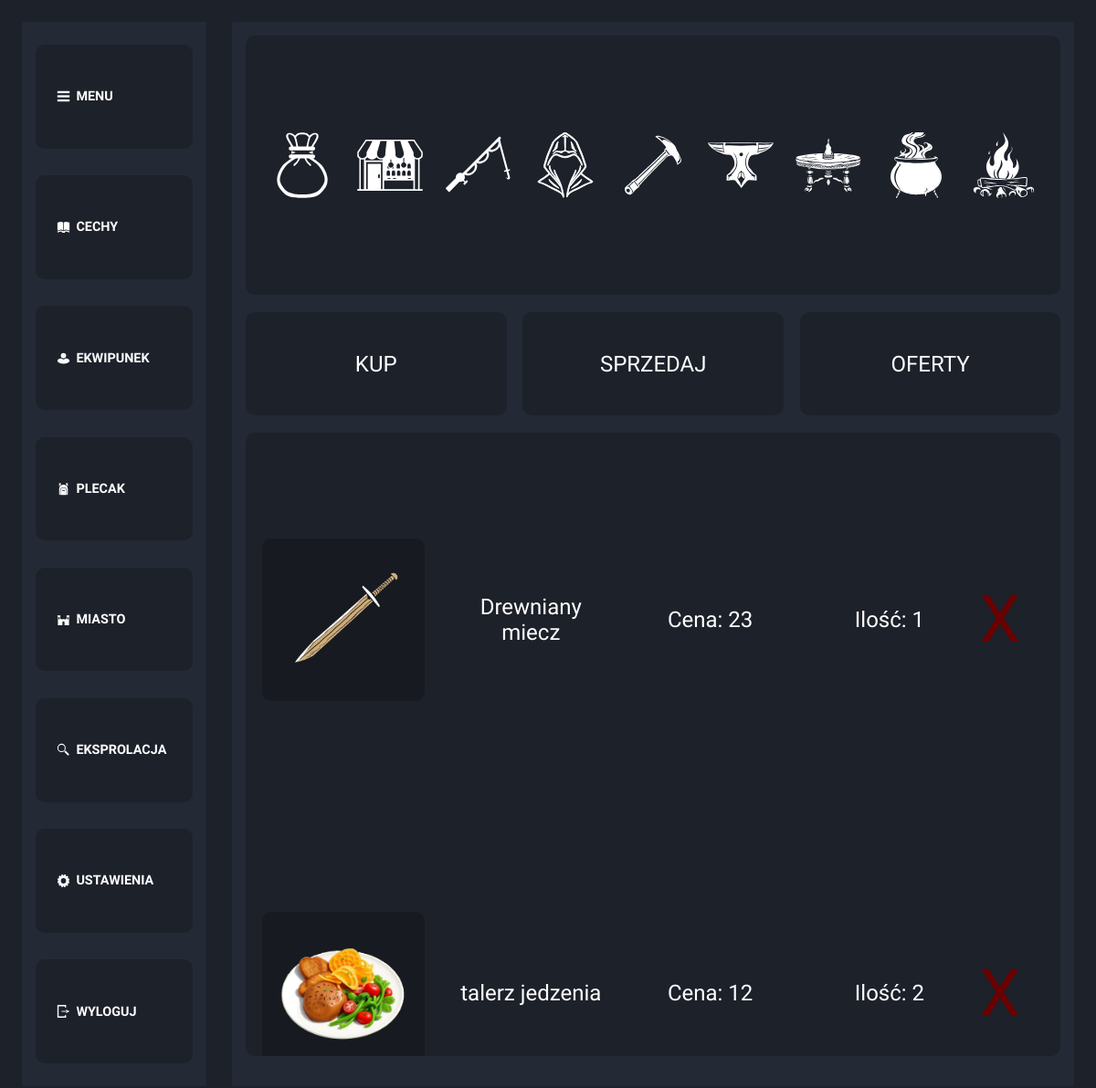
Screenshot of /city/market_offer.php (signed in) with the database file from the repository.
### tables this page shows
CREATE TABLE `market` (
  `ID` int(11) NOT NULL,
  `user_ID` int(11) NOT NULL,
  `Item_ID` int(11) NOT NULL,
  `quantity` int(11) NOT NULL,
  `price` int(11) NOT NULL
);

CREATE TABLE `items` (
  `ID` int(11) NOT NULL,
  `type` varchar(255) NOT NULL,
  `name` varchar(255) NOT NULL,
  `description` varchar(255) NOT NULL,
  `image` varchar(255) NOT NULL,
  `price` int(11) NOT NULL,
  `P_dmg` int(11) NOT NULL DEFAULT 0,
  `S_dmg` int(11) NOT NULL DEFAULT 0,
  `B_dmg` int(11) NOT NULL DEFAULT 0,
  `A_s` int(11) NOT NULL DEFAULT 0,
  `F_dmg` int(11) NOT NULL DEFAULT 0,
  `I_dmg` int(11) NOT NULL DEFAULT 0,
  `E_dmg` int(11) NOT NULL DEFAULT 0,
  `P_def` int(11) NOT NULL DEFAULT 0,
  `S_def` int(11) NOT NULL DEFAULT 0,
  `B_def` int(11) NOT NULL DEFAULT 0,
  `F_def` int(11) NOT NULL DEFAULT 0,
  `I_def` int(11) NOT NULL DEFAULT 0,
  `E_def` int(11) NOT NULL DEFAULT 0,
  `ADD_def` int(11) NOT NULL DEFAULT 0,
  `ADD_atk` int(11) NOT NULL DEFAULT 0,
  `ADD_hp` int(11) NOT NULL DEFAULT 0,
  `weapon_type` text NOT NULL DEFAULT 'none',
  `equipable` tinyint(1) NOT NULL DEFAULT 0
);

### city/market_offer.php (the view, shortened to what this page needs)
<!DOCTYPE html>
<html lang="en">
<head>
    <link rel="stylesheet" href="style.css">
</head>
<body>
<?php
    function scale($x, $y){
        $suffix = "";
        $x=$x*10;
        $x=round($x);
        $x=$x/10;
        return $x.$suffix;
    }
?>
<aside id="menu">
        <section class="menu" onclick="hide()">
            <div class="menu_icon"><img src="../icons/menu.svg" alt=""></div>
            <div class="menu_text">MENU</div>
        </section>
        <section class="menu" onclick="character()">
            <div class="menu_icon"><img src="../icons/skill.svg" alt=""></div>
            <div class="menu_text">CECHY</div>
        </section>
        <section class="menu" onclick="equipment()">
            <div class="menu_icon"><img src="../icons/equipment.svg" alt=""></div>
            <div class="menu_text">EKWIPUNEK</div>
        </section>
        <section class="menu" onclick="backpack()">
            <div class="menu_icon"><img src="../icons/backpack.svg" alt=""></div>
            <div class="menu_text">PLECAK</div>
        </section>
        <section class="menu" onclick="city()">
            <div class="menu_icon"><img src="../icons/city.svg" alt=""></div>
            <div class="menu_text">MIASTO</div>
        </section>
        <section class="menu" onclick="exploration()">
            <div class="menu_icon"><img src="../icons/explor.svg" alt=""></div>
            <div class="menu_text">EKSPROLACJA</div>
        </section>
        <section class="menu" onclick="settings()">
            <div class="menu_icon"><img src="../icons/settings.svg" alt=""></div>
            <div class="menu_text">USTAWIENIA</div>
        </section>
        <section class="menu" onclick="logout()">
            <div class="menu_icon"><img src="../icons/logout.svg" alt=""></div>
            <div class="menu_text">WYLOGUJ</div>
        </section>
    </aside>
    <main id="glowny">
        <section class="header">
            <section><img src="../icons/merchant.svg" alt="market" onclick="merchant()"></section>
            <section><img src="../icons/market.svg" alt="market" onclick="market()"></section>
            <section><img src="../icons/fishing.svg" alt="market"onclick="fishing()"></section>
            <section><img src="../icons/hood.svg" alt="market" onclick="sneak()"></section>
            <section><img src="../icons/pickaxe.svg" alt="market" onclick="mine()"></section>
            <section><img src="../icons/anvil.svg" alt="market"onclick="blacksmith()"></section>
            <section><img src="../icons/enchant.svg" alt="market"onclick="magic()"></section>
            <section><img src="../icons/alchemy.svg" alt="market"onclick="alchemy()"></section>
            <section><img src="../icons/cook.svg" alt="market"onclick="cook()"></section>
        </section>
        <section id="choice">
            <section class="choice" onclick="market()">KUP</section>
            <section class="choice" id="choice_center" onclick="market_sell()">SPRZEDAJ</section>
            <section class="choice" onclick="market_offer()">OFERTY</section>
        </section>
        <section class="offers">
            <?php
                  $connect=mysqli_connect("localhost","root","","rpg");
                  $sql="SELECT market.ID as ID, image,name,market.price as cena,quantity FROM market LEFT JOIN items ON market.item_ID=items.ID WHERE user_ID={$_SESSION["LOG-IN"]}";
                  $resoult=mysqli_query($connect,$sql);
                  while($row=mysqli_fetch_assoc($resoult))
                  {
                    $price=scale($row['cena'],10000);
                    $quantity=scale($row['quantity'],10000);
                    echo"
                     <section class='single_offer'>
                        <section class='offer_slot'>
                            <img src='../items/{$row['image']}' alt=''>
                        </section>
                        <span class='name_span'>{$row['name']}</span>
                        <span class='span_reszta'>Cena: {$price}</span>
                        <span class='span_reszta'>Ilość: {$quantity}</span>
                        <span onclick='destroy({$row['ID']},this)' class='destroy'>X</span>
                    </section>
                    ";
                  }
            ?>
        </section>
    </main>
</body>
</html>

### city/style.css (style rules this page uses)
body,html { padding: 0; margin: 0; width: 100%; height: 100%; }
* { font-family: "Comfortaa", Verdana, Geneva, Tahoma, sans-serif; color: white; font-size: 2svw; transition: 1s ease; border-radius: 10px; }
body { display: flex; flex-wrap: wrap; background-color: #1d212a; box-sizing: border-box; padding: 2%; overflow: hidden; }
main { width: 80%; height: 100%; background-color: #232935; border: 3px #232935 solid; border-radius: 2px; transition: 1s ease; padding: 1%; display: flex; box-sizing: border-box; flex-wrap: wrap; position: relative; animation:normal 3s main; }
aside { right: 0%; width: 17.5%; margin-right: 2.5%; height: 100%; background-color: #232935; box-sizing: border-box; border: 3px #232935 solid; border-radius: 2px; transition: 1s ease; display: flex; flex-wrap: wrap; padding: 1%; align-items: center; }
.menu { display: flex; align-items: center; justify-content: center; width: 100%; margin-bottom: 5%; height: 10%; background-color: #1d212a; overflow: hidden; box-sizing: border-box; padding: 10%; transition: 0.5s ease; }
.menu:last-child { margin-bottom: 0px; }
span { text-align: center; }
.menu_icon>img { width: 70%; aspect-ratio: 1; }
.menu>div { opacity: 1; display: flex; align-items: center; transition: 1s ease; height: 100%; }
.menu_icon { width: 20%; justify-content: center; }
.menu_text { width: 80%; justify-content: left; font-size: 1.2svw; font-weight: bold; color: white; }
.header { width: 100%; height: 25%; background-color: #1d212a; justify-content: center; box-sizing: border-box; display: flex; flex-wrap: wrap; justify-content: center; align-items: center; }
.header>section { width: 6svw; height: 6svw; margin: 0 1svw; aspect-ratio: 1; }
.header>section>img { height: 100%; width: 100%; }
#choice { height: 10%; width: 100%; display: flex; flex-wrap: wrap; justify-content: center; align-items: center; }
.choice { display: flex; justify-content: center; align-items: center; box-sizing: border-box; height: 100%; width: 32%; background-color: #1d212a; }
#choice_center { margin: 0 2%; }
.offers { box-sizing: border-box; width: 100%; height: 60%; background-color: #1d212a; display: flex; flex-wrap: wrap; justify-content: left; align-items: center; overflow: auto; }
.offer_slot { display: flex; flex-wrap: wrap; width: 20%; margin: 2%; aspect-ratio: 1; background: #171a20; justify-content: center; padding: 1%; box-sizing: border-box; }
.offer_slot>img { height: 100%; aspect-ratio: 1; }
.single_offer { display: flex; width: 100%; height: 60%; justify-content: left; align-items: center; }
.span_reszta { margin: 0 1%; word-wrap: break-word; display: flex; height: 100%; justify-content: center; align-items: center; word-break: break-all; width: 20%; }
.name_span { margin: 0 1%; word-wrap: break-word; display: flex; height: 100%; justify-content: center; align-items: center; width: 20%; }
.destroy { font-size: 300%; color: #6a0100; }

### rows the page displays
market: Item_ID.image (picture), Item_ID.name "Drewniany miecz", price "23", quantity "1"
market: Item_ID.image (picture), Item_ID.name "talerz jedzenia", price "12", quantity "2"
